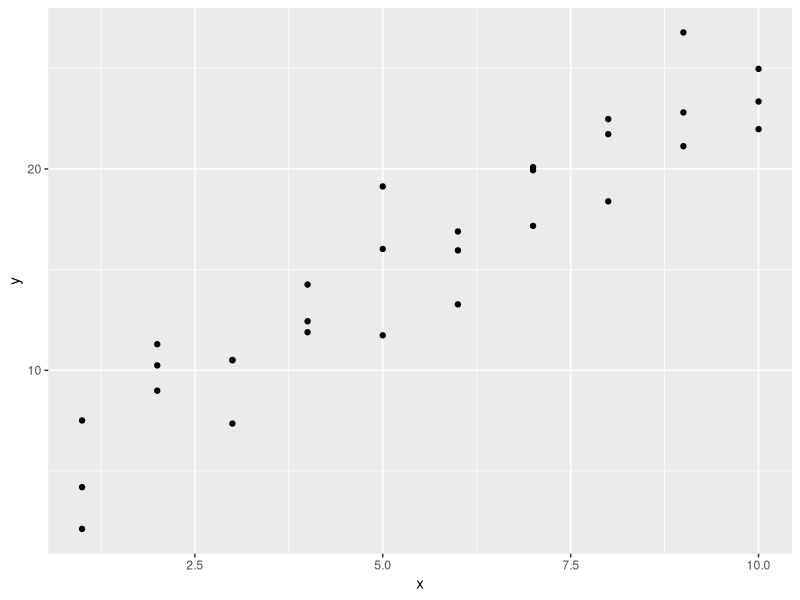
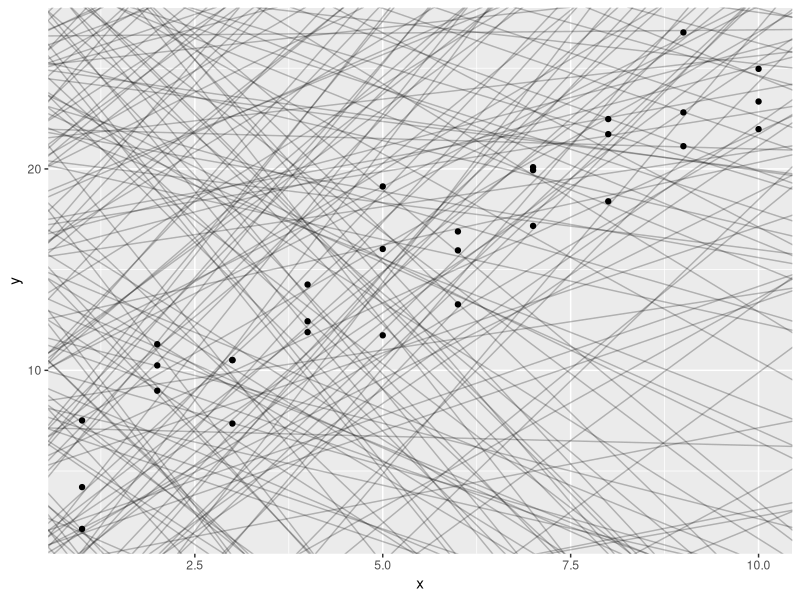
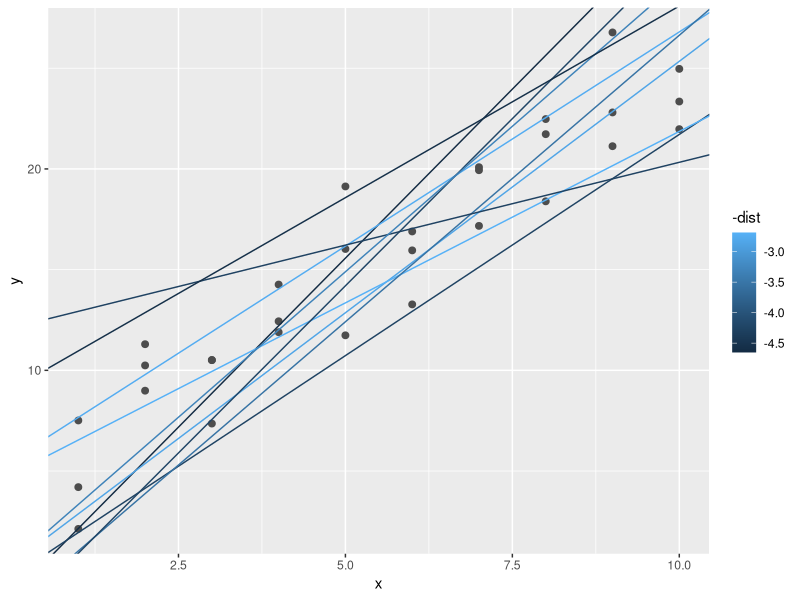
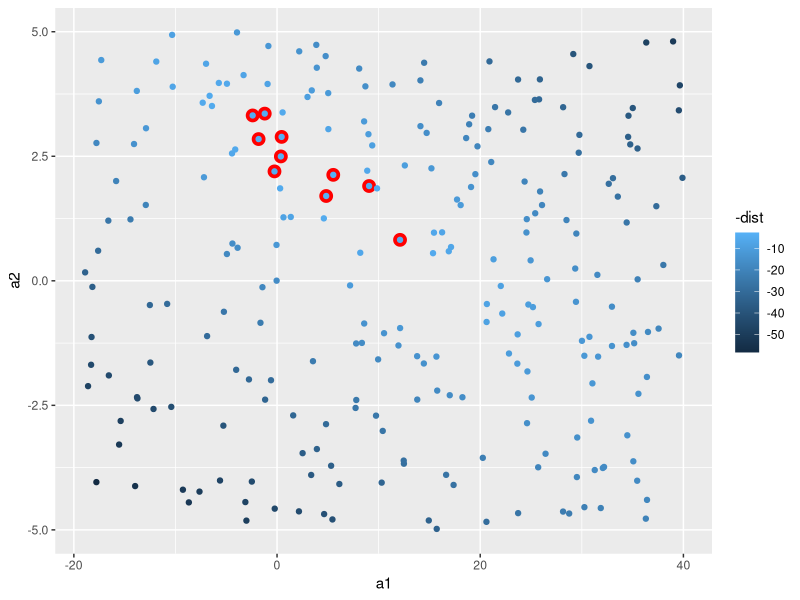
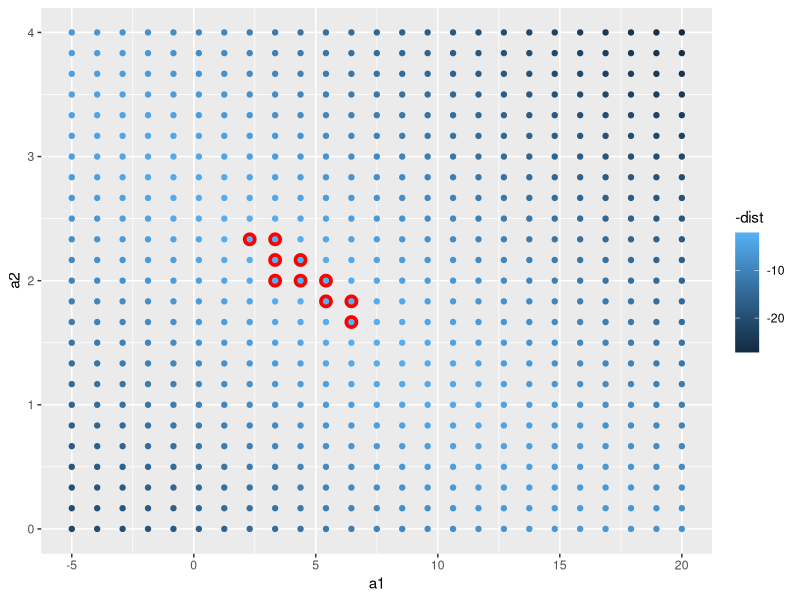
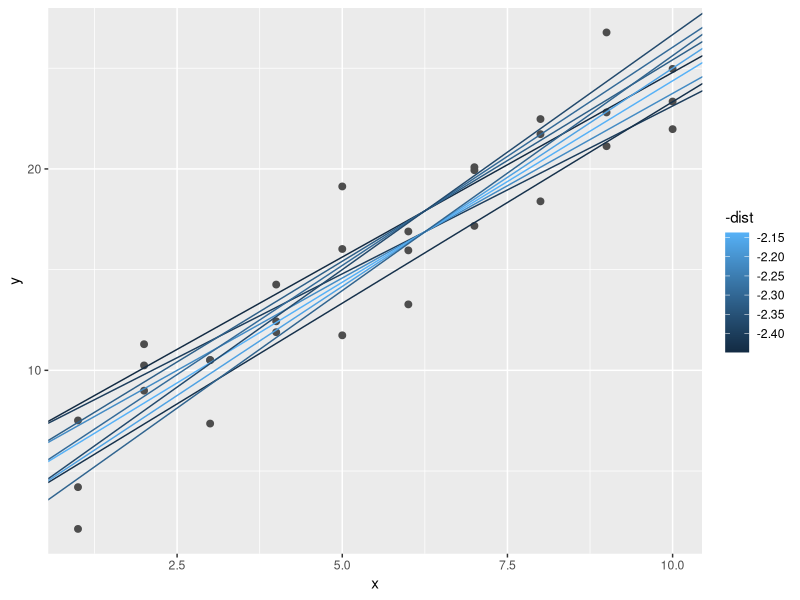
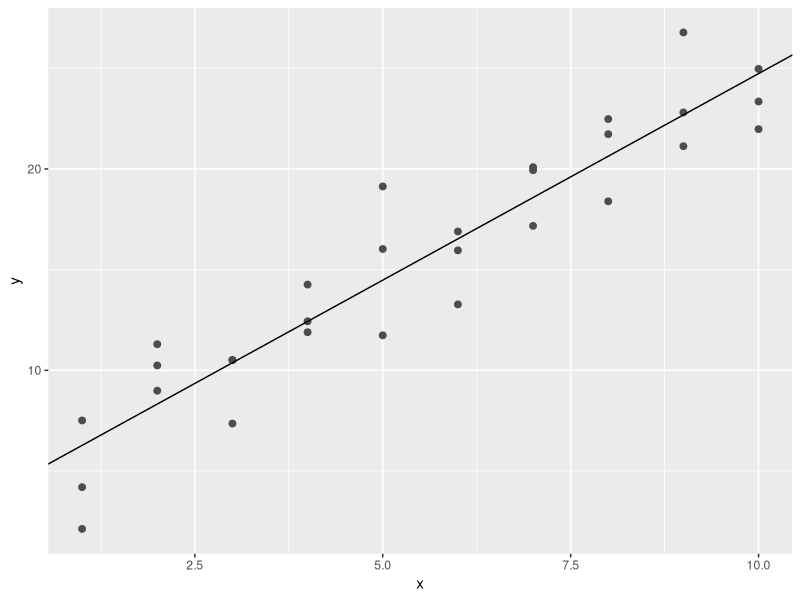
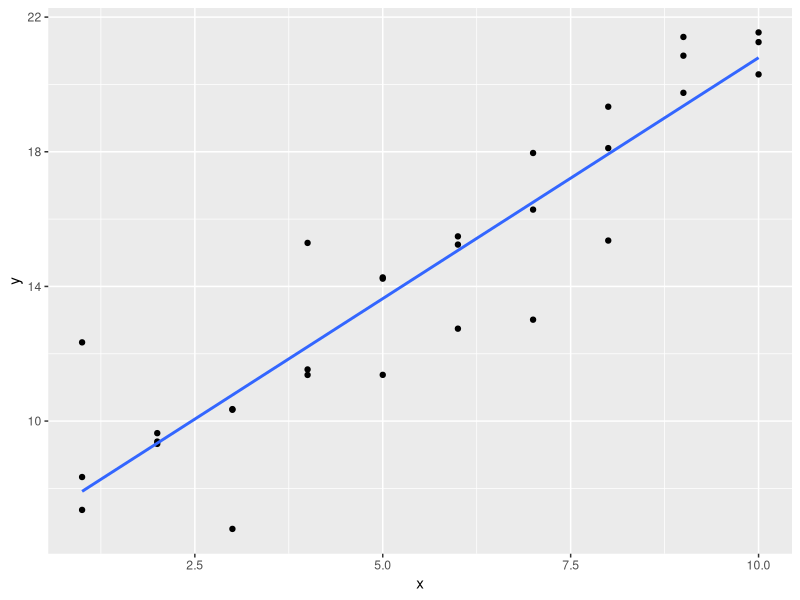

Write R code to recreate these figures, in order.
###############################################################
#PART 4: MODEL
###############################################################
#22: ******************************* Introduction *****************************
#The goal of a model is to provide a simple low-dimensional summary of a dataset. 
#Ideally, the model will capture true ???signals??? (i.e. patterns generated by the phenomenon of interest), 
#and ignore ???noise??? (i.e. random variation that you???re not interested in). 
#Here we only cover ???predictive??? models, which, as the name suggests, generate predictions. 
#There is another type of model that we???re not going to discuss: ???data discovery??? models. 
#These models don???t make predictions, but instead help you discover interesting relationships within your data. 
#(These two categories of models are sometimes called supervised and unsupervised).

#In Ch. 23, Model Basics, you???ll learn how models work mechanistically, focussing on the important family of linear models. You???ll learn general tools for gaining insight into what a predictive model tells you about your data, focussing on simple simulated datasets.
#In Ch. 24, Model Building, you???ll learn how to use models to pull out known patterns in real data. Once you have recognised an important pattern it???s useful to make it explicit in a model, because then you can more easily see the subtler signals that remain.
#In Ch. 25, Many Models, you???ll learn how to use many simple models to help understand complex datasets. This is a powerful technique, but to access it you???ll need to combine modelling and programming tools.


#23: ******************************* Model Basics *****************************
#23.1: ***************************** Introduction *****************************
#Goal of modeling: provide a low-dimensional summary of a dataset by partitioning data into patterns and residuals.
#2 Parts to a Model:
  #1. Define a family of models which express a precise but generic pattern in the dataset. Linear, quadratic, etc...
  #2. Generate a fitted model by finding the model from your selected family which best fits your data.

#23.1.1: *************************** Prerequisites *****************************
library(tidyverse)
library(modelr)
options(na.action = na.warn)


#23.2: ***************************** A Simple Model ***************************** 
#Using the simulated data set sim1 from the modelr package.
?sim1
str(sim1)

ggplot(sim1, aes(x,y)) +
  geom_point()
#The relationship appears to be linear: y = a_0 + a_1 * x

#Generate a few linear models:

#create a tibble
models <- tibble(
  a1 = runif(250, -20, 40), #column 1 has 250 oservations ranging from -10 to 40
  a2 = runif(250,-5,5) #column 2 has 250 observations ranging from -5 to 5
)

#use geom_abline(), which takes a slope and intercept as parameters:
?geom_abline
ggplot(sim1, aes(x,y)) + 
  geom_abline(aes(intercept=a1, slope = a2), data = models, alpha = 1/4) +
  geom_point()

#To measure the goodness of fit, turn the model family into a function which takes the model parameters and data 
#as inputs, and give predicted values.
model1 <- function(a, data) {
  a[1] + data$x * a[2]
}

model1(c(7, 1.5), sim1)

#Now, predict the RMSE for the model:
measure_distance <- function(mod, data) {
  diff <- data$y - model1(mod, data)
  sqrt(mean(diff ^ 2))
}

measure_distance(c(7, 1.5), sim1)

#Use purrr to measure the distance for all models:
#First, a helper function b/c the distance function expects the models as a numeric vector of length 2:
sim1_dist <- function(a1, a2) {
  measure_distance(c(a1, a2), sim1)
}

#Calculate across all models
models <- models %>%
  mutate(dist = purrr::map2_dbl(a1, a2, sim1_dist))

#Examine results:
models

#Overlay the 10 best models onto the data, coloring by -dist:
ggplot(sim1, aes(x,y)) +
  geom_point(size = 2, color = "grey30") +
  geom_abline(
    aes(intercept = a1, slope = a2, color = -dist),
    data = filter(models, rank(dist) <=10)
  )

#We can think of these models as observations. Here, a scatterplot of a1 vs a2, colored by -dist.
#10 best models are again highlighted:
ggplot(models, aes(a1, a2)) +
  geom_point(data = filter(models, rank(dist) <=10), size=4, color = "red") +
  geom_point(aes(color = -dist))

#We can also do a grid search:
grid <- expand.grid(
  a1 = seq(-5, 20, length=25),
  a2 = seq(0, 4, length=25)
) %>%
  mutate(dist = purrr::map2_dbl(a1, a2, sim1_dist))

grid %>%
  ggplot(aes(a1, a2)) + 
  geom_point(data = filter(grid, rank(dist) <=10), size = 4, color = "red") + 
  geom_point(aes(colour = -dist))

#Now overlay these 10 best models:
ggplot(sim1, aes(x, y)) +
  geom_point(size = 2, color = "grey30") +
  geom_abline(
    aes(intercept=a1, slope=a2, color=-dist),
    data = filter(grid, rank(dist)<=10)
  )

#Rather than making the grid finer and finer, use the Newton_Raphson minimization search with optim():
best <- optim(c(0,0), measure_distance, data = sim1)
best$par
#optim() will work with any family of models.

#graph this result:
ggplot(sim1, aes(x,y)) +
  geom_point(size = 2, color="grey30") + 
  geom_abline(intercept = best$par[1], slope = best$par[2])

#Since this is a linear model, we can use lm() to find the best model:
sim1_mod <- lm(y ~ x, data=sim1)

#examine the results:
coef(sim1_mod)
#exact same results as optim()!

#23.2.1: ***************************** Exercises *****************************
#1. One downside of the linear model is that it is sensitive to unusual values because the distance incorporates 
#a squared term. Fit a linear model to the simulated data below, and visualise the results. 
sim1a <- tibble(
  x = rep(1:10, each=3),
  y = x * 1.5 +6 + rt(length(x), df=2)
)

ggplot(sim1a, aes(x,y)) +
  geom_point() + 
  geom_smooth(method="lm", se=FALSE)

#Rerun a few times to generate different simulated datasets. What do you notice about the model?
simt <- function(i) {
  tibble(
    x = rep(1:10, each = 3),
    y = x * 1.5 +6 + rt(length(x), df=2),
    .id = i
  )
}
 
sims <- map_df(1:12, simt)

ggplot(sims, aes(x,y)) +
  geom_point() + 
  geom_smooth(method="lm", color="red") +
  facet_wrap(~.id, ncol = 4)


#2. One way to make linear models more robust is to use a different distance measure. 
#For example, instead of root-mean-squared distance, you could use mean-absolute distance:
measure_distance <- function(mod, data) {
  diff <- data$y - model1(mod, data)
  mean(abs(diff))
}

#We need to define a function to take a numeric vector of length 2 (intercept and slope) and return the predictions:
make_prediction <- function(mod, data) {
  mod[1] + mod[2]*data$x
}


#Use optim() to fit this model to the simulated data above and compare it to the linear model.
best <- optim(c(0,0), measure_distance, data= sim1a)
best$par

#3. One challenge with performing numerical optimisation is that it???s only guaranteed to find 
#one local optimum. What???s the problem with optimising a three parameter model like this?
model1 <- function(a, data) {
  a[1] + data$x * a[2] + a[3]
}


#23.3: ***************************** Visualizing Models *****************************
#23.3.1: *************************** Predictions *****************************
#To visualize predictions, start by generating an evenly spaced grid of values covering the range of data.
#To do this, use modelr::data_grid()
grid <- sim1 %>%
  data_grid(x)

grid

#Next, add predictions using modelr::add_predictions(), which takes a data frame and a model:
grid <-grid %>%
  add_predictions(sim1_mod)

grid

#now plot the predictions
#http://vita.had.co.nz/papers/model-vis.html

ggplot(sim1, aes(x)) + 
  geom_point(aes(y=y)) +
  geom_line(aes(y=pred), data = grid, color="red", size=1)

#23.3.2: *************************** Residuals *****************************
#Predictions tell us the pattern, residuals show us what the model has missed.

#We add residuals to the data with modelr::add_residuals().  Here, we use the original dataset 
#rather than the manufactured grid.  To compute residuals, we need the actual y values:
sim1 <- sim1 %>%
  add_residuals(sim1_mod)

#result:
sim1

#To understand what the residuals tell us about the model, we can look at a frequency polygon:
ggplot(sim1, aes(resid)) +
  geom_freqpoly(binwidth = 0.5)

#how far away are the predictions from the observed values?

#recreate a plot using the residuals rather than the original predictor:
ggplot(sim1, aes(x, resid)) +
  geom_ref_line(h=0) +
  geom_point()
#if the result looks like random noise, your model has likely done a good job!


#23.3.3: *************************** Exercises *****************************
#1. Instead of using lm() to fit a straight line, you can use loess() to fit a smooth curve. 
#Repeat the process of model fitting, grid generation, predictions, and visualisation on sim1 using 
#loess() instead of lm(). How does the result compare to geom_smooth()?

#2. add_predictions() is paired with gather_predictions() and spread_predictions(). 
#How do these three functions differ?

#3. What does geom_ref_line() do? What package does it come from? 
#Why is displaying a reference line in plots showing residuals useful and important?

#4. Why might you want to look at a frequency polygon of absolute residuals? 
#What are the pros and cons compared to looking at the raw residuals?


#23.4: ***************************** Formulas and Model Families *****************************
#Formulas provide a general way of getting "special" behavior.  The capture the values of the variables 
#so they can be interpreted by the function.

#Most modelling functions in R use a standard conversion from formulas to functions.
#One simple conversion is y ~x translated to y = a_1 + a_2 * x.

#Use the model_matrix() function to see what R is actually doing.  It takes a df and a formula and 
#returns a tibble that defines the model equation: eaach column is associated with one coefficient in the model, 
# and the function is always y = a_1*out_1 + a_2*out_2.
df <- tribble(
  ~y, ~x1, ~x2,
  4,2,5,
  5,1,6
)
model_matrix(df, y~x1)

#R adds the intercept to the model via a column full of 1's, by default.
#If you don't want this column, explicitly drop it with -1:
model_matrix(df, y ~ x1 -1)

model_matrix(df, y ~x1 + x2)

#23.4.1: ***************************** Categorical variables *****************************
#When the predictor is categorical, like y ~ sex, sex obviously isn't a number.  So, R converts this to
#y = x_0 + x_1 * sex_male, where sex_male = 1 if male, 0 if female:

df <- tribble(
  ~sex, ~response,
  "male",1,
  "female", 2,
  "male",1
)

model_matrix(df, response ~ sex)

#If we focus on visualizing predictions, we needn't worry about parameterization.
#Let's look at the sim2 data set from modelr:

ggplot(sim2) +
  geom_point(aes(x,y))

#Fit to a model:
mod2 <- lm(y ~ x, data = sim2)

#generate predictions:
grid <- sim2 %>%
  data_grid(x) %>%
  add_predictions(mod2)

#review predictions
grid 

#overlay predictions on original data:
ggplot(sim2, aes(x)) + 
  geom_point(aes(y=y)) +
  geom_point(data = grid, aes(y=pred), color="red", size=4)


#23.4.2: ***************************** Interactions(continuous and categorical) *****************************
#sim3 contains a continuous and a categorical predictor.
#Visualize:
ggplot(sim3, aes(x1,y)) + 
  geom_point(aes(color=x2))


#Two possible models we could fit to this data:
mod1 <- lm(y ~ x1 + x2, data = sim3)
mod2 <- lm(y ~ x1 * x2, data = sim3)

#When we add variables with +, the model estimates each effect independent of the others.
#When we multiply, we capture the interaction.  When we use *, both the interaction and the components
#are included in the model.  mod2 translates to: y = a_0 + (a_1*x_1) + (a_2 * x_2) + (a_12*x_1*x_2)

#To visualize the two models, we need 2 tricks:

  #1. We have 2 predictors, so need to give both to data_grid().  This will find all unique values
  #of x_1 and x_2 and then generate all combinations.
  
  #2. To generate predictions from each model simultaneously, use gather_predictions(), which adds each prediction
  #as a row.  The complement is spread_predictions(), which adds each prediction to a new column.

#Together:
grid <- sim3 %>%
  data_grid(x1,x2) %>%
  gather_predictions(mod1, mod2)
grid

#Visualize the results for both models on one plot by using faceting:
ggplot(sim3, aes(x1, y, color=x2)) +
  geom_point() +
  geom_line(data=grid, aes(y=pred)) + 
  facet_wrap(~model)

#We can see the model which uses + has different intercepts, but the same slope for each line.
#The model which uses * has differing slopes and intercepts.  
#Which is better?
sim3 <- sim3 %>%
  gather_residuals(mod1, mod2)

ggplot(sim3, aes(x1, resid, color=x2)) +
  geom_point() +
  facet_grid(model ~ x2)

#There's little obvious pattern for the residuals from model2




#23.4.3: ***************************** Interactions (2 continuous) *****************************
mod1 <- lm(y ~ x1 + x2, data=sim4)
mod2 <- lm(y ~ x1 * x2, data = sim4)

grid <- sim4 %>% 
  data_grid(
    x1 = seq_range(x1, 5),
    x2 = seq_range(x2, 5)
  ) %>% 
  gather_predictions(mod1, mod2)

grid

#Note use of seq_range() in data_grid().  Instead of using every unique value of x, this uses
#a regularly spaced grid of of 5 values between min and max numbers.  A useful technique!

#Two other useful arguments to seq_range():
  #pretty=TRUE will generate a "pretty" sequence (looks nice to the eye).  This is useful when 
  #producing tables of output:
seq_range(c(0.0123, 0.923423),n=5)
seq_range(c(0.0123, 0.923423),n=5, pretty=TRUE)

  #trim = 0.1 will trim off 10% of the tail values.  This is great when variables have long-tailed distribution:
x1 <- rcauchy(10)
seq_range(x1, n=5)
seq_range(x1, n=5, trim=0.1)
seq_range(x1, n=5, trim=0.25)
seq_range(x1, n=5, trim=0.5)

  #expand = 0.1 is in some sense the opposite - it exapnds the range by 10%:
x2 <- c(0,1)
seq_range(x2, n=5)
seq_range(x2, n=5, expand=0.10)
seq_range(x2, n=5, expand=0.25)
seq_range(x2, n=5, expand=0.50)

#Try to visualize that model.  Since we have 2 continuous predictors, we can imagine a 3D surface:
ggplot(grid, aes(x1, x2)) +
  geom_tile(aes(fill = pred)) +
  facet_wrap(~ model)


#23.4.4: ***************************** Transformations *****************************


#23.5: ***************************** Missing Values *****************************
#R???s default behaviour is to silently drop them, but 
#options(na.action = na.warn) (run in the prerequisites), makes sure you get a warning.
df <- tribble(
  ~x, ~y,
  1, 2.2,
  2, NA, 
  3, 3.5,
  4, 8.3,
  NA, 10
)

mod <- lm(y ~ x, data = df)

#To suppress the warning:
mod <- lm(y ~ x, data=df, na.action = na.exclude)

#to see how many observations were used:
nobs(mod)


#23.6: ***************************** Other Model Families *****************************
#Some other model families include:
  #Generalized Linear Models - stats::glm() - 
  #Generalized Additive Models - mgv::gam() - 
  #Penalized Linear Models - glmnet::glmnet() - 
  #Robust Linear Models - MASS:rlm() - 
  #Trees - rpart::rpart() - 
    #random forests - randomForest::randomForest() - 
    #gradient boosting machines - xgboost::xgboost() - 







#24: ******************************* Model Building *****************************
#24.1: ***************************** Introduction *****************************



#24.2: ***************************** Why are low-quality Diamonds More Expensive?*****************************



#24.3: ***************************** What Affects the Number of Daily Flights?  *****************************



#24.4: ***************************** Learning More about Models *****************************
#Statistical Modeling: A Fresh Approach by Danny Kaplan, http://www.mosaic-web.org/go/StatisticalModeling/. 
#This book provides a gentle introduction to modelling, where you build your intuition, mathematical tools, 
#and R skills in parallel. The book replaces a traditional ???introduction to statistics??? course, 
#providing a curriculum that is up-to-date and relevant to data science.

#An Introduction to Statistical Learning by James, Witten, Hastie, and Tibshirani, http://www-bcf.usc.edu/~gareth/ISL/.
#This book presents a family of modern modelling techniques collectively known as 
#statistical learning. For an even deeper understanding of the math behind the models, read the classic 
#Elements of Statistical Learning by Hastie, Tibshirani, and Friedman, http://statweb.stanford.edu/~tibs/ElemStatLearn/.

#Applied Predictive Modeling by Max Kuhn and Kjell Johnson, http://appliedpredictivemodeling.com. 
#This book is a companion to the caret package and provides practical tools for dealing with real-life 
#predictive modelling challenges.




#25: ******************************* Many Models *****************************
#25.1: ***************************** Introduction *****************************



#25.2: ***************************** Gapminder *****************************



#25.3: ***************************** List-columns *****************************



#25.4: ***************************** Creating List-columns *****************************



#25.5: ***************************** Simplifying List-columns *****************************



#25.6: ***************************** Making Tidy Data with Broom *****************************